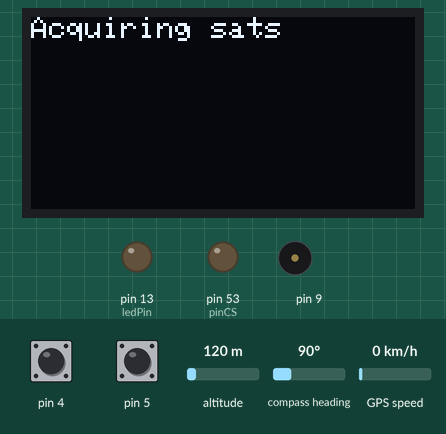
A sketch run on a simulated Arduino Mega 2560, built for the host (arithmetic inside an expression is 32-bit, double 64-bit). Parts: 128×64 one-colour display, output pins drawn as LEDs (lit = HIGH), buzzer (waves = sounding). Dashed ring = blinking. The inputs (shaded band) are chosen by the test bench; at power-on: pin 4 HIGH, pin 5 HIGH, compass heading 90°, altitude 120 m, GPS speed 0 km/h. Storage starts empty; the GPS gets a fix after 3 s at 37.7749, -122.4194 with 8 satellites; what the sketch prints to the serial monitor is not drawn.

Above: at 2.2 s.
2.3 s: pin 4 pulled LOW for 3.2 s
At 4.8 s:
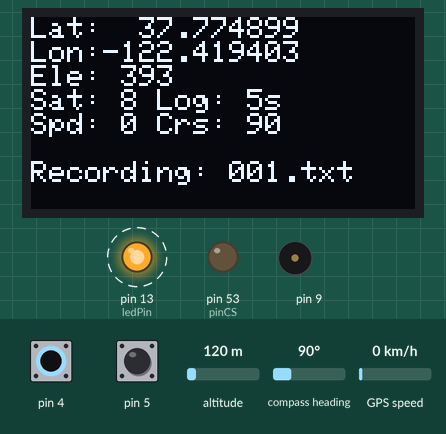
7.0 s: pin 5 pulled LOW for 3.2 s
At 8.9 s:
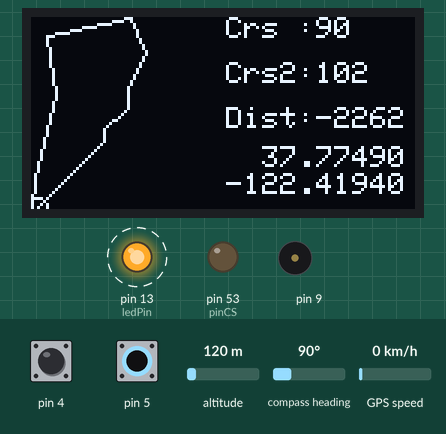
11.7 s: compass heading set to 7°
At 13.0 s:
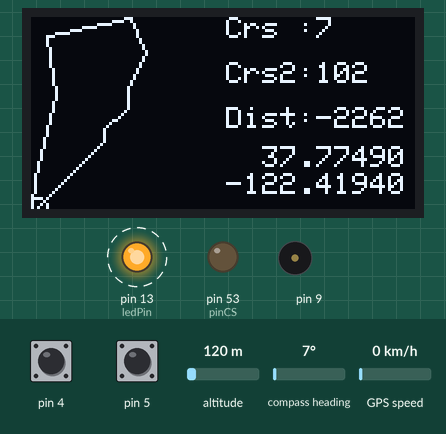
15.2 s: pin 5 pulled LOW for 3.2 s
At 17.2 s:
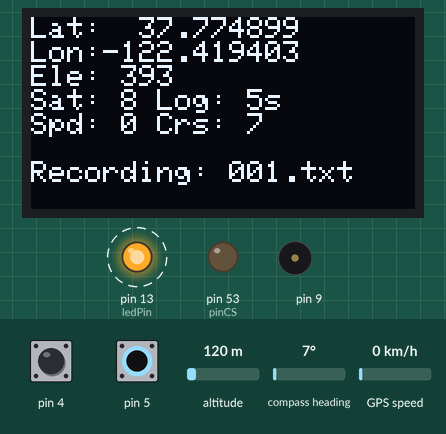
19.9 s: pin 4 pulled LOW for 0.15 s
At 20.28 s:
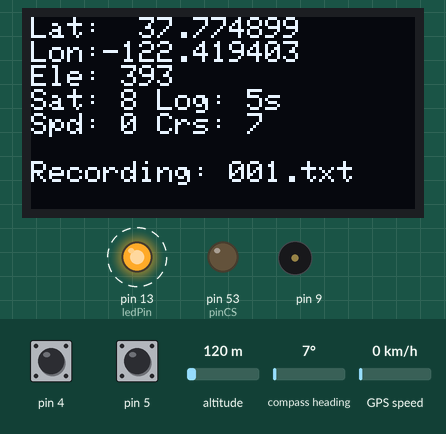
20.6 s: altitude set to 20 m
At 21.8 s:
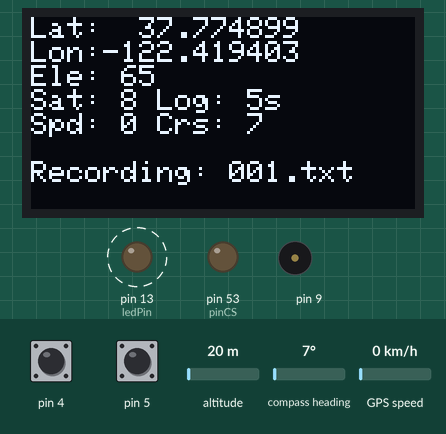
Timing chart, 0 to 23.7 s (numbered marks = the images above; inputs shaded):
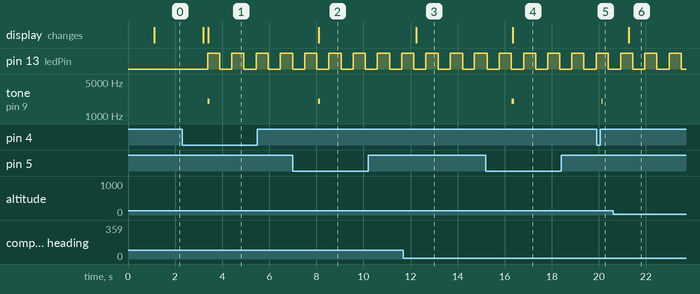

The sketch:

mega-nav-log.ino
```cpp
#include <TinyGPSPlus.h>
#include <Wire.h>
#include <Adafruit_GFX.h>
#include <Adafruit_SH110X.h>
#include <SPI.h>
#include <SD.h>
#include <ezButton.h>
#include <ezBuzzer.h>

#define SHORT_PRESS_TIME 1000
#define LONG_PRESS_TIME 1000

class MyButton {
public:
  ezButton button;
  unsigned long pressedTime;
  bool isPressing;
  bool isLongDetected;

  // Function pointers for callbacks
  void (*shortPressCallback)() = nullptr;
  void (*longPressCallback)() = nullptr;

  MyButton(int pin) : button(pin), isPressing(false), isLongDetected(false) {}

  void setup(void (*shortCallback)(), void (*longCallback)()) {
    button.setDebounceTime(50);
    shortPressCallback = shortCallback;
    longPressCallback = longCallback;
  }

  void update() {
    button.loop();
    // ... existing button logic ...
    if(button.isPressed()){
      pressedTime = millis();
      isPressing = true;
      isLongDetected = false;
    }
    if(button.isReleased()) {
      isPressing = false;
      long pressDuration = millis() - pressedTime;
      if(pressDuration < SHORT_PRESS_TIME && shortPressCallback != nullptr) {
        shortPressCallback(); // Call the short press function
      }
    }
    if(isPressing && !isLongDetected) {
      long pressDuration = millis() - pressedTime;
      if(pressDuration > LONG_PRESS_TIME && longPressCallback != nullptr) {
        isLongDetected = true;
        longPressCallback(); // Call the long press function
      }
    }
  }
};

#define SCREEN_WIDTH 128 // OLED display width, in pixels
#define SCREEN_HEIGHT 64 // OLED display height, in pixels
#define OLED_RESET     -1 // Reset pin # (or -1 if sharing Arduino reset pin)
#define SCREEN_ADDRESS 0x3C ///< See datasheet for Address; 0x3D for 128x64, 0x3C for 128x32
Adafruit_SH1106G display = Adafruit_SH1106G(SCREEN_WIDTH, SCREEN_HEIGHT, &Wire, OLED_RESET);
int displayState = 1;
const int numScreens = 2;

#define ledPin 13
#define pinCS 53
File gpsFile;
bool recordState = false;
int fileNum = 0;
String fileName;
unsigned long previousLedTime = 0;
bool ledState;

MyButton btn1(4);
MyButton btn2(5);
MyButton btn3(6);
MyButton btn4(7);
ezBuzzer buzzer(9);

const int numlatLongs = 11;
float latLongs[numlatLongs][2] = {
  {36.240344, -115.319698},
  {36.241099, -115.318955},
  {36.241239, -115.318950},
  {36.241473, -115.318679},
  {36.241694, -115.318673},
  {36.242070, -115.318453},
  {36.242444, -115.318649},
  {36.242260, -115.319588},
  {36.241583, -115.319489},
  {36.240702, -115.319730},
  {36.240350, -115.319743}
};
float maxLat = -90.0;
float minLat = 90.0;
float maxLong = 180.0;
float minLong = -180.0;

float aspectX = 1.0;
float aspectY = 1.0;

TinyGPSPlus gps;
float currentLat = latLongs[0][0];
float currentLong = latLongs[0][1];
int course = 0;
int course2 = 0;
int distanceBetween = 0;
float mph;
int alti;
int sats;
int year;
String month;
String day;
String hour;
String minute;
String second;
bool minSats = false;
int wayPoint = 0;

unsigned long currentTime;
unsigned long previousGPSTime = 0;
unsigned long previousWriteTime = 0;
int serialDelay = 1000;
int writeDelay = 5;

void setup() {
  Serial.begin(115200);
  Serial1.begin(9600);
  minmaxLatLong();

  pinMode(ledPin, OUTPUT);
  pinMode(pinCS, OUTPUT);

  btn1.setup(btn1ShortPress, btn1LongPress);
  btn2.setup(btn2ShortPress, btn2LongPress);

  display.begin(SCREEN_ADDRESS, true);
  drawMessage("Initializing");

  if (!SD.begin(pinCS)) {
    Serial.println("Card failed, or not present");
    // drawMessage("Check SD Module and reset");
    // don't do anything more:
    return;
  }
  Serial.println("card initialized.");

  File root = SD.open("/");
  countFiles(root);
  root.close();

  delay(1000);
}

void loop() {
  btn1.update();
  btn2.update();
  buzzer.loop();

  currentTime = millis();

  if (sats > 4) minSats = true;

  while (Serial1.available() > 0) {
    if (gps.encode(Serial1.read())) {
      getPositionInfo();
      if (currentTime - previousGPSTime > serialDelay) {
        if (minSats) {
          Serial.println(dataOut()); // preview of data being recorded
          if (recordState) {
            if (currentTime - previousWriteTime > writeDelay * 1000) {
              // Serial.println(fileName);
              gpsFile = SD.open(fileName, FILE_WRITE);
              if (gpsFile) {
                gpsFile.println(dataOut());
                gpsFile.close();
              }
              previousWriteTime = currentTime;
            }
          }

        } else {
          Serial.println("Acquiring sats...");
        }
        previousGPSTime = currentTime;
      }
    }
  }

  if (recordState) {
    // blink the ledPin
    if (currentTime - previousLedTime > 500) {
      ledState = !ledState;
      previousLedTime = currentTime;
    }
    digitalWrite(ledPin, ledState);
  } else {
    digitalWrite(ledPin, recordState);
  }

  display.clearDisplay();
  switch(displayState) {
    case 1:
      dataScreen();
      break;
    case 2:
      drawMap();
      break;
  }
  display.display();
}

void drawMessage(String message) {
  display.clearDisplay();
  display.setTextColor(SH110X_WHITE);
  display.setTextSize(1);
  display.setCursor(0,0);
  display.println(message);
  display.display();
}

void drawMap() {
  for (int i = 0; i < numlatLongs - 1; i++) {
    display.drawLine(
      map(longify(latLongs[i][1]), longify(minLong), longify(maxLong), (63*aspectX), 0),
      map(longify(latLongs[i][0]), longify(minLat), longify(maxLat), 63*aspectY, 0),
      map(longify(latLongs[i+1][1]), longify(minLong), longify(maxLong), 63*aspectX, 0),
      map(longify(latLongs[i+1][0]), longify(minLat), longify(maxLat), 63*aspectY, 0),
      SH110X_WHITE
    );
  }

  display.fillCircle(
    map(longify(currentLong), longify(minLong), longify(maxLong), (63*aspectX), 0),
    map(longify(currentLat), longify(minLat), longify(maxLat), 63*aspectY, 0),
    2,
    SH110X_WHITE
  );

  display.drawCircle(
    map(longify(latLongs[wayPoint][1]), longify(minLong), longify(maxLong), (63*aspectX), 0),
    map(longify(latLongs[wayPoint][0]), longify(minLat), longify(maxLat), 63*aspectY, 0),
    3,
    SH110X_WHITE
  );
  display.setTextColor(SH110X_WHITE);
  display.setTextSize(1);
  display.setCursor(65,0);
  display.print("Crs :");
  display.print(course);
  display.setCursor(65,15);
  display.print("Crs2:");
  display.print(course2);
  display.setCursor(65,30);
  display.print("Dist:");
  display.print(distanceBetween);
  display.setCursor(65,43);
  display.print("  ");
  display.print(currentLat,5);
  display.setCursor(65,52);
  display.print(currentLong,5);
}

void dataScreen() {
  display.setTextSize(1);
  display.setTextColor(SH110X_WHITE);
  display.setCursor(0, 0);

  if (minSats) {
    display.print("Lat:  ");
    display.println(currentLat, 6);
    display.print("Lon:");
    display.println(currentLong, 6);
    display.print("Ele: ");
    display.println(alti);
    display.print("Sat: ");
    display.print(sats);
    display.print(" Log: ");
    display.print(writeDelay);
    display.println("s");
    display.print("Spd: ");
    display.print(int(mph));
    display.print(" Crs: ");
    display.println(int(course));

  } else {
    display.println("Acquiring sats");
  }

  if (recordState) {
    display.println();
    display.print("Recording: ");
    display.println(fileName);
  }
}

void btn1ShortPress() {
  // Serial.println("Button 1 short press action");
  if (recordState == false) {
    writeDelay += 10;
    if (writeDelay > 35) {
      writeDelay = 5;
    }
    buzzer.beep(50);
  }
  buzzer.beep(50);
}

void btn1LongPress() {
  // Serial.println("Button 1 long press action");
  if (minSats) {
    recordState = !recordState;
    // digitalWrite(ledPin, recordState);
    if (recordState) {
      fileNum++;
      updateFileName();
    }
    buzzer.beep(100);
  }
}

void btn2ShortPress() {
  // Serial.println("Button 1 short press action");
  wayPoint++;
  if (wayPoint > numlatLongs-1) wayPoint = 0;
  buzzer.beep(50);
}

void btn2LongPress() {
  // Serial.println("Button 1 long press action");
  displayState++;
  if (displayState > numScreens) {
    displayState = 1;
  }
  buzzer.beep(100);
}

long longify(float x) {
  return x * 1000000;
}

void minmaxLatLong() {
  /* I had to play around with the signs and the
  < and > operators to get my map to properly display.
  You may have to do the same if you try this and your map
  is backwards or upside down. */
  for (int i = 0; i < numlatLongs; i++) {
    if (latLongs[i][0] < minLat) minLat = latLongs[i][0];
    if (latLongs[i][0] > maxLat) maxLat = latLongs[i][0];
    if (latLongs[i][1] > minLong) minLong = latLongs[i][1];
    if (latLongs[i][1] < maxLong) maxLong = latLongs[i][1];
  }
  float height = abs(maxLat-minLat);
  float width = abs(maxLong-minLong);
  // constrain and manage the map in the proper direction
  if (height > width) {
    aspectX = width / height;
  } else {
    aspectY = height / width;
  }
}

void countFiles(File dir) {
  while (true) {
    File entry =  dir.openNextFile();
    if (! entry) {
      break;
    }
    if (!entry.isDirectory()) {
      // Serial.println(entry.name());
      fileNum++;
    }
    entry.close();
  }
}

void updateFileName() {
  if (fileNum < 10) {
    fileName = "00" + String(fileNum) + ".txt";
  } else if (fileNum < 100) {
    fileName = "0" + String(fileNum) + ".txt";
  } else {
    fileName = String(fileNum) + ".txt";
  }
}

void getPositionInfo(){
  if (gps.location.isValid()) {
		currentLat = gps.location.lat();
		currentLong = gps.location.lng();
    distanceBetween = gps.distanceBetween(
      currentLat,
      currentLong,
      latLongs[wayPoint][0],
      latLongs[wayPoint][1]
    );
    course2 = gps.courseTo(
      currentLat,
      currentLong,
      latLongs[wayPoint][0],
      latLongs[wayPoint][1]
    );
	}
  if (gps.course.isValid()) {
    course = int(gps.course.deg());
	}
  if (gps.satellites.isValid()) {
    sats = gps.satellites.value();
	}

	if (gps.altitude.isValid()) {
    alti = gps.altitude.feet();
	}

  if (gps.date.isValid()) {
    year = gps.date.year();
    month = leadingZero(gps.date.month());
    day = leadingZero(gps.date.day());
	}

  if (gps.time.isValid()) {
    hour = leadingZero(gps.time.hour());
    minute = leadingZero(gps.time.minute());
    second = leadingZero(gps.time.second());
	}

  if (gps.speed.isValid()) {
    mph = gps.speed.mph();
	}
}

String leadingZero(int x) {
  String zero = "0";
  if (x < 10) {
    return zero + String(x);
  }
  return String(x);
}

String processTime() {
  String timeOut;
  timeOut = String(hour);
  timeOut += ":";
  timeOut += String(minute);
  timeOut += ":";
  timeOut += String(second);
  return timeOut;
}

String processDate() {
  String dateOut;
  dateOut = String(year);
  dateOut += "-";
  dateOut += String(month);
  dateOut += "-";
  dateOut += String(day);
  return dateOut;
}

String dataOut() {
  String output = "lat>";
  output += String(currentLat, 6);
  output += ",lon>";
  output += String(currentLong, 6);
  output += ",sats>";
  output += String(sats);
  output += ",alti>";
  output += String(alti);
  output += ",date>";
  output += processDate();
  output += ",time>";
  output += processTime();
  output += ",course>";
  output += String(course);
  output += ",speed>";
  output += String(mph);
  return output;
}
```

Measured:
- after the input at 2.3 s, pin 13 (ledPin): alternates HIGH for 0.52 s and LOW for 0.51 s, starting after 1.1 s; tone on pin 9: silent → 2000 Hz after 1.1 s, → silent 0.10 s later; the display: first differs from a run without the input after 1.1 s (image 1)
- after the input at 7.0 s, tone on pin 9: silent → 2000 Hz after 1.1 s, → silent 0.10 s later; the display: changes after 1.1 s (image 2)
- after the input at 11.7 s, the display: changes after 0.54 s (image 3)
- after the input at 15.2 s, tone on pin 9: silent → 2000 Hz after 1.1 s, → silent 0.10 s later; the display: changes after 1.1 s (image 4)
- after the input at 19.9 s, tone on pin 9: silent → 2000 Hz after 0.22 s, → silent 0.05 s later
- after the input at 20.6 s, the display: changes after 0.68 s (image 6)
